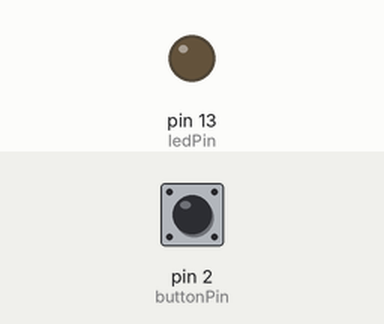
A sketch run on a simulated Arduino Uno, built with avr-gcc and run on an emulated ATmega328P. Shown: output pins drawn as LEDs (lit = HIGH). The test bench sets the inputs (shaded band); at power-on: pin 2 (buttonPin) HIGH.

Above: at 1.2 s.
1.3 s: pin 2 (buttonPin) pulled LOW for 0.15 s
At 9.5 s:
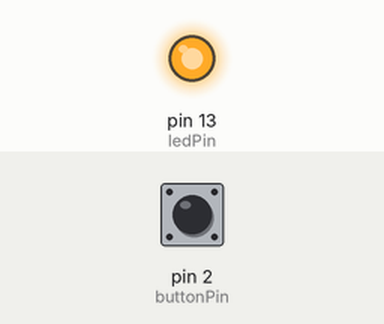
Timing chart, 0 to 10.4 s (numbered marks = the images above; inputs shaded):
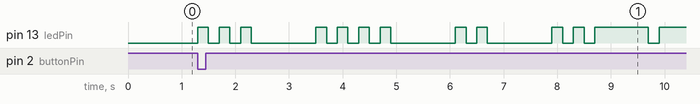

The sketch:

task1morsecode.ino
```cpp
const int ledPin = LED_BUILTIN;
const int buttonPin = 2;
const int dotDuration = 200;
const int dashDuration = 1000;
const int letterPause = 1000;
const int wordPause = 1200;

bool isBlinking = false;
volatile bool resetFlag = false; // Volatile because it is used in the ISR

void blinkDot() {
  digitalWrite(ledPin, HIGH);
  delay(dotDuration);
  digitalWrite(ledPin, LOW);
  delay(dotDuration);
}

void blinkDash() {
  digitalWrite(ledPin, HIGH);
  delay(dashDuration);
  digitalWrite(ledPin, LOW);
  delay(dotDuration);
}

void blinkCharacter(char c) {
 if (c == 'S') {
    blinkDot(); blinkDot(); blinkDot();
} else if (c == 'H') {
    blinkDot(); blinkDot(); blinkDot(); blinkDot();
} else if (c == 'I') {
    blinkDot(); blinkDot();
} else if (c == 'V') {
    blinkDot(); blinkDot(); blinkDash(); blinkDash();
} else if (c == 'A') {
    blinkDot(); blinkDash();
} else if (c == 'N') {
    blinkDash(); blinkDot();
} else if (c == 'S') { // Repeated for the second 'S'
    blinkDot(); blinkDot(); blinkDot();
} else if (c == 'H') { // Repeated for the second 'H'
    blinkDot(); blinkDot(); blinkDot(); blinkDot();
}

  delay(letterPause);
}

void blinkName(char name[], int length) {
  for (int i = 0; i < length; i++) {
    blinkCharacter(name[i]);
    if (resetFlag) break; // Check for reset flag after each character
  }
  delay(wordPause);
}

// Interrupt service routine (ISR) to set the reset flag
void handleButtonPress() {
  resetFlag = true;
}

void setup() {
  pinMode(ledPin, OUTPUT);
  pinMode(buttonPin, INPUT_PULLUP);
  Serial.begin(9600);

  // Attach interrupt to the button pin
  attachInterrupt(digitalPinToInterrupt(buttonPin), handleButtonPress, FALLING);
}

void loop() {
  if (resetFlag) {
    resetFlag = false; // Clear the reset flag
    isBlinking = true;
  }

  if (isBlinking) {
    char name[] = {'S', 'H', 'I', 'V', 'A', 'N', 'S', 'H'};
    int length = sizeof(name) / sizeof(name[0]);
    blinkName(name, length);
    isBlinking = false;
  }
}
```

Measured:
- after the input at 1.3 s, pin 13 (ledPin): LOW → HIGH at once, → LOW 0.20 s later, → HIGH 0.20 s later, → LOW 0.20 s later, … (25 changes in this stretch)
